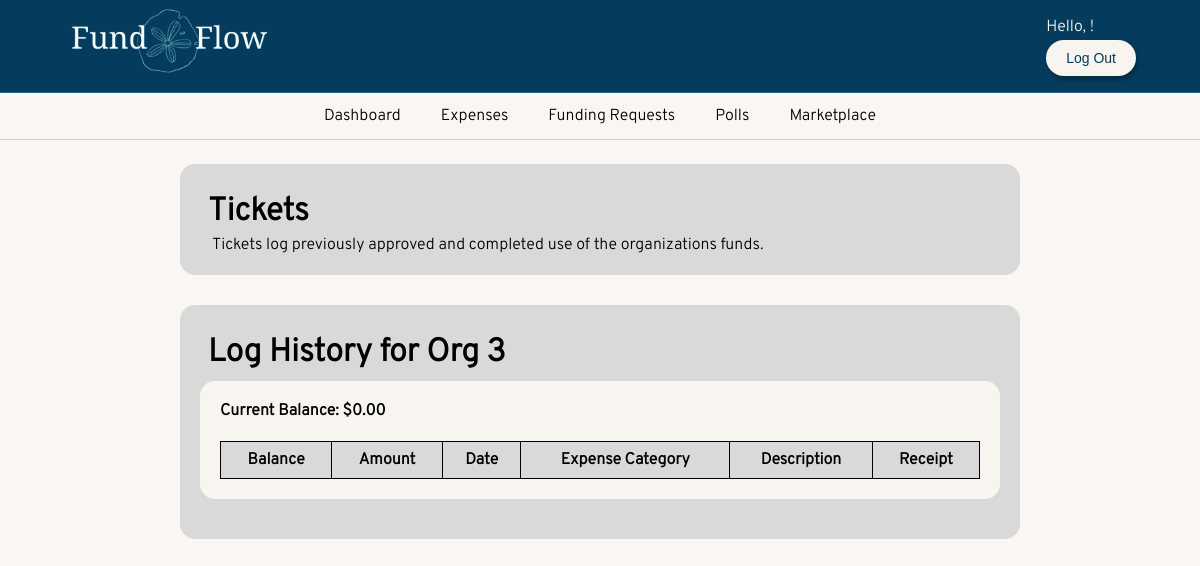
Page /expenses/ (signed in) on the earlier database version.
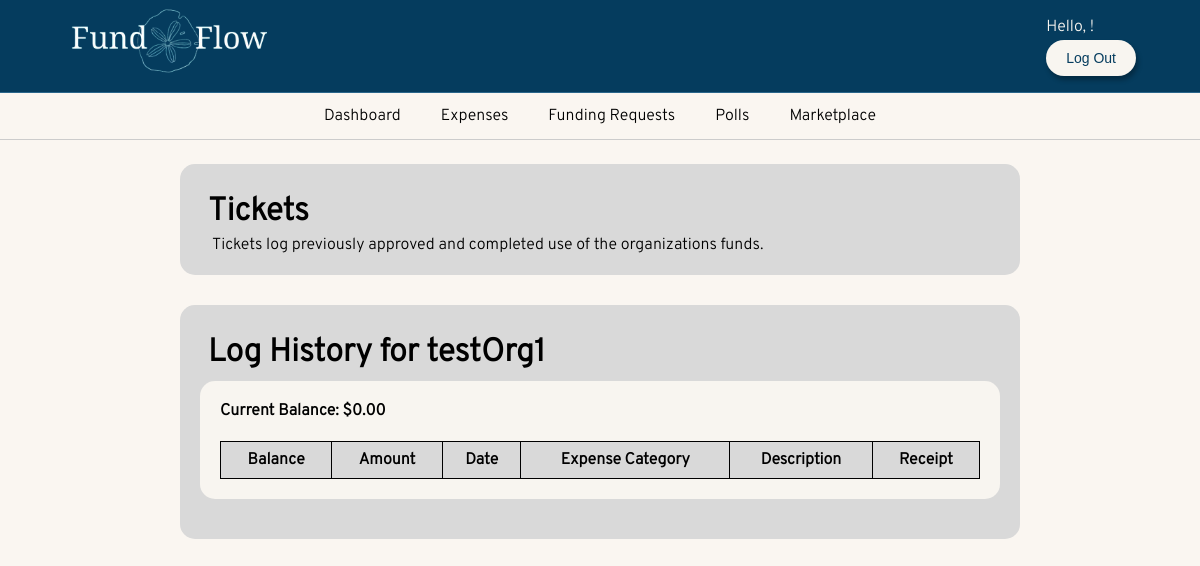
Same page on the later database version.
### FundFlow/models.py (models this page shows, shortened)
class UserProfile(models.Model):
    USER_TYPES = [
        ('president', 'President'),
        ('treasurer', 'Treasurer'),
        ('member', 'Member')
    ]
    user = models.OneToOneField(
        User, #primary attributes of the default user are: username, password, email, first_name, last_name
        on_delete=models.CASCADE
    )
    user_type = models.CharField(
        max_length=10,
        choices=USER_TYPES
    )
    current_Org=models.ForeignKey(
        'Organization',
        on_delete=models.SET_NULL,  # <- this makes sure UserProfile isn't deleted
        blank=True,
        null=True
    )

class Organization(models.Model):
    name= models.CharField(max_length=255, unique=True)
    description = models.TextField(blank=True, null=True)
    president = models.ForeignKey(User, on_delete=models.CASCADE, related_name='president_of', blank=True, null=True)
    treasurer = models.ForeignKey(User, on_delete=models.SET_NULL ,related_name='treasurer_of', blank=True, null=True)
    members = models.ManyToManyField(User, related_name='organizations', blank=True)
    pending_members = models.ManyToManyField(User, related_name='pending_organizations', blank=True)
    bank_email= models.EmailField(verbose_name='Email Address', unique=False, blank=True, null=True)
    tickets=models.ManyToManyField('CreateTicket', related_name='tickets', blank=True)
    def __str__(self):
        return self.name

### FundFlow/views.py (the view, shortened to what this page needs)
# urls.py: path('expenses/', views.expenses_view, name='expenses'),
def expenses_view(request):
    tickets = CreateTicket.objects.all().order_by('date', 'id')
    balance = CreateTicket.objects.get_balance()
    running_balance = Decimal('0.00')
    ticket_data = []
    curUser = request.user
    curProf = UserProfile.objects.get(user=curUser)
    user_type = curProf.user_type
    curOrg= curProf.current_Org
    if curOrg == None:
         return render(request, 'noAccess.html')
    tic=curOrg.tickets.all()
    print(tic)
    return render(request, 'expenses.html', {
    'tickets_with_balance': list(reversed(ticket_data)),
    'balance': running_balance, 'user_type':user_type, "curProf":curProf
    })

### FundFlow/models.py (called while the page is built)
    def get_balance(self):
        return self.aggregate(
            total=Sum(
                Case(
                    When(operation='add', then=F('amount')),
                    When(operation='minus', then=-F('amount')),
                    default=0,
                    output_field=DecimalField()
                )
            )
        )['total'] or 0

### FundFlow/templates/expenses.html (shortened to what this page needs)
{% extends 'base.html' %}
{% block content %}
<div class = "tickets-info-container">
    <div class="tickets-text-container">
        <label id="tickets-subtitle-label">
            Tickets
        </label>
        <label id="tickets-text-label">
            Tickets log previously approved and completed
            use of the organizations funds.
        </label>
    </div>
</div>
<div class = "tickets-info-container">
    <div class="tickets-text-container">
        <label id="tickets-subtitle-label">
            Log History for {{curProf.current_Org}}
        </label>
    </div>
    <div class = "log-info-container">
        <label id = "log-text-label">
            Current Balance: ${{balance|floatformat:2 }}
        </label>
        <table class= "log-table">
            <thead>
                <tr>
                    <th>Balance</th>
                    <th>Amount</th>
                    <th>Date</th>
                    <th>Expense Category</th>
                    <th>Description</th>
                    <th>Receipt</th>
                </tr>
            </thead>
        </table>
    </div>
</div>
{%endblock%}

Differences in the rows shown:
changed UserProfile: current_Org "Org 3" → "testOrg1"
